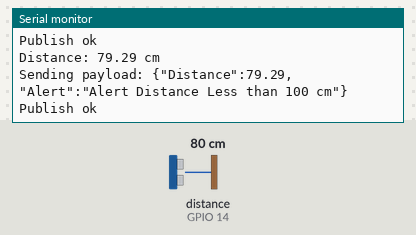
The sketch below on a simulated ESP32. Parts: the last lines printed to the serial monitor. Wiring (inferred from the names in the program): ultrasonic range finder: trigger GPIO 12; echo GPIO 14. The inputs (shaded band) are chosen by the test bench; at power-on: distance to the obstacle (sensor on GPIO 14) 80 cm. The echo pulse lasts 58.3 µs per cm; WiFi joins after 1.5 s; servers stay silent unless stated; no MQTT or app messages arrive unless stated.

Above: at 2.7 s.
2.8 s: distance to the obstacle (sensor on GPIO 14) set to 120 cm
At 4.4 s:
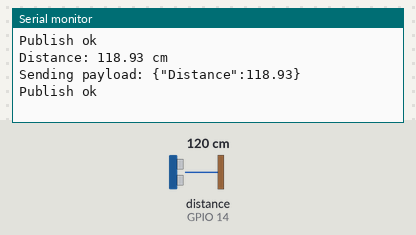
6.0 s: distance to the obstacle (sensor on GPIO 14) set to 2 cm
At 7.4 s:
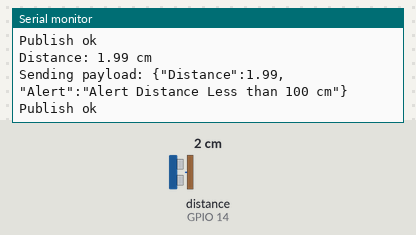
Timing chart, 0 to 9.0 s (numbered marks = the images above; inputs shaded):
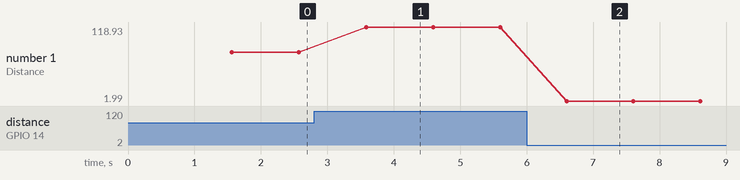

Measured:
- after the input at 2.8 s, the serial monitor: prints a new line after 0.78 s (image 1)
- after the input at 6.0 s, the serial monitor: prints a new line after 0.60 s (image 2)
- plotted number 1: 79.29 → 118.93 after the input at 2.8 s, 118.93 → 1.99 after the input at 6.0 s

The sketch:

assignment4.ino
```cpp
//Wokwi link : https://wokwi.com/projects/346463039285887572

#include <WiFi.h>
#include <WiFiClient.h>
#include <PubSubClient.h>
#define TRIG 12   // what pin we're connected to
#define ECHO 14

#define ORG "nbl97v"
#define DEVICE_TYPE "Distance"
#define DEVICE_ID "Distance"
#define TOKEN "Kanish@2002"


float distance;
long duration;

char server[] = ORG ".messaging.internetofthings.ibmcloud.com";
char publishTopic[] = "iot-2/evt/Distance/fmt/json";
char authMethod[] = "use-token-auth";
char token[] = TOKEN;
char clientId[] = "d:" ORG ":" DEVICE_TYPE ":" DEVICE_ID;


WiFiClient wifiClient;
PubSubClient client(server, 1883, NULL ,wifiClient);

void PublishData(float distance) {
  mqttconnect();
  String payload;
  if(distance < 100.00)
  {
    payload = "{\"Distance\":";
    payload += distance; payload += ",\"Alert\":\"Alert Distance Less than 100 cm\"";
    payload += "}";
  }
  else
  {
    payload = "{\"Distance\":";
    payload += distance;
    payload += "}";

  }


  Serial.print("Sending payload: ");
  Serial.println(payload);


  if (client.publish(publishTopic, (char*) payload.c_str())) {
    Serial.println("Publish ok");
  } else {
    Serial.println("Publish failed");
  }

}
void mqttconnect() {
  if (!client.connected()) {
    Serial.print("Reconnecting client to ");
    Serial.println(server);
    while (!client.connect(clientId, authMethod, token)) {
      Serial.print(".");
      delay(500);
    }
     Serial.println();
  }
}
void wificonnect() //function defination for wificonnect
{
  Serial.println();
  Serial.print("Connecting to ");

  WiFi.begin("Wokwi-GUEST", "", 6);
  while (WiFi.status() != WL_CONNECTED) {
    delay(500);
    Serial.print(".");
  }
  Serial.println("");
  Serial.println("WiFi connected");
  Serial.println("IP address: ");
  Serial.println(WiFi.localIP());
}


void setup()// configureing the ESP32
{
  Serial.begin(115200);
  pinMode(TRIG,OUTPUT);
  pinMode(ECHO,INPUT);
  wificonnect();
  mqttconnect();
}

void loop()// Recursive Function
{
  client.loop();
  digitalWrite(TRIG, LOW);
  delayMicroseconds(2);
  digitalWrite(TRIG, HIGH);
  delayMicroseconds(10);
  digitalWrite(TRIG, LOW);
  duration = pulseIn(ECHO, HIGH);
  distance = duration * 0.034 / 2; // Speed of sound wave divided by 2 (go and back)
  Serial.print("Distance: ");
  Serial.print(distance);
  Serial.println(" cm");
  PublishData(distance);
  delay(1000);
  if (!client.loop()) {
  mqttconnect();
  }

}
```
